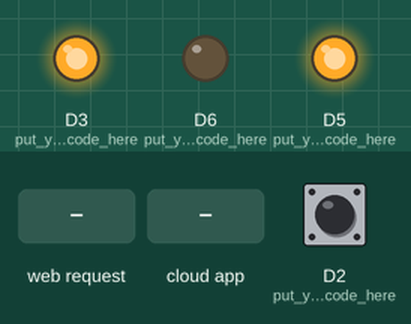
This sketch was run on a simulated ESP8266 (NodeMCU). Parts: output pins drawn as LEDs (lit = HIGH). The inputs (shaded band) are chosen by the test bench; at power-on: D2 (put_your_setup_code_here) HIGH. WiFi joins after 1.5 s; servers stay silent unless stated; no MQTT or app messages arrive unless stated; what the sketch prints to the serial monitor is not drawn.

Above: at 1.7 s.
1.8 s: HTTP request GET /action_page?firstname=ON received
At 4.6 s:
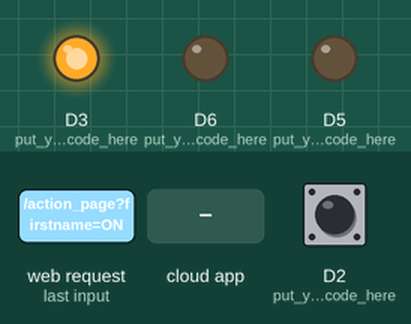
4.8 s: the phone or cloud app sets Fan to ON
At 5.5 s:
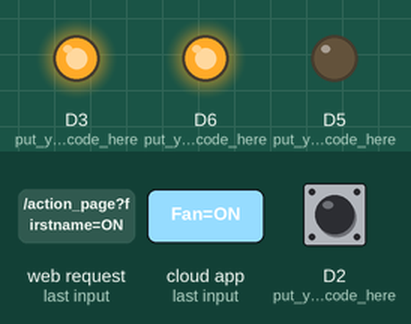
6.3 s: D2 (put_your_setup_code_here) pulled LOW for 0.45 s
At 7.5 s:
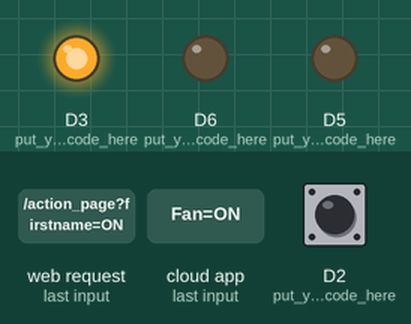
8.2 s: D2 (put_your_setup_code_here) pulled LOW for 1 s
At 10.1 s:
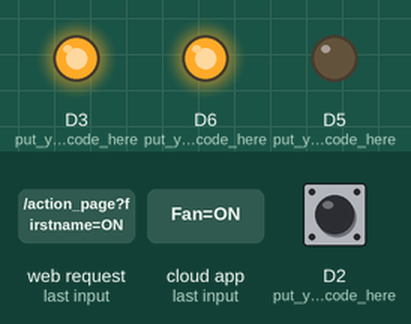
Timing chart, 0 to 11.6 s (numbered marks = the images above; inputs shaded):
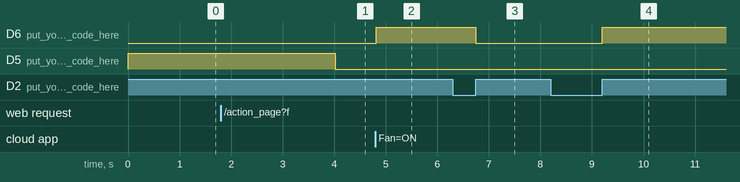

The sketch:

minor_in_nodemcu.ino
```cpp
#include <ESP8266WiFi.h>
#include "Adafruit_MQTT.h"
#include "Adafruit_MQTT_Client.h"
#include <WiFiClient.h>
#include <ESP8266WebServer.h>

const char MAIN_page[] PROGMEM = R"=====(
<!DOCTYPE html>
<html>
<body>
  <style>
body {background-color: rgb(0, 250, 253);}\

</style>
<h2>Minor Project F5 </h2>
<h3> Wi-Fi Login</h3>

<form action="/action_page">
  User name:<br>
  <input type="text" name="firstname" value=" ">
  <br>
  Password:<br>
  <input type="text" name="lastname" value=" ">
  <br><br>
  <input type="submit" value="Submit">
</form>

</body>
</html>
)=====";

/************************* Variables *********************************/
char ch;
int y,lasty,flag=0;
volatile boolean l1,l2,n=0;
uint8_t GPIO_Pin = D2;
String page = "";
const char* ssid = "MyEsp8266";
int power;
#define WLAN_SSID       "Deep"
#define WLAN_PASS       "frhyre"
String firstName,lastName;
char uname[300],passw[300];
volatile long unsigned int debounce_time=0;
volatile int debounce_check=1000;
/************************* Adafruit.io Setup *********************************/
//#define AIO_SERVER      "192.168.88.105"        //IP address of RPi
//#define AIO_SERVERPORT  1883                   // use 8883 for SSL
#define AIO_SERVER      "io.adafruit.com"        //IP address of RPi
#define AIO_SERVERPORT  1883                   // use 8883 for SSL

#define AIO_USERNAME    "inghanshu312"
#define AIO_KEY         "621e9f75697044cea88f7e31521b17a4"

/************ Global State (you don't need to change this!) ******************/
// Create an ESP8266 WiFiClient class to connect to the MQTT server.
WiFiClient client;
ESP8266WebServer server(8080);   //instantiate server at port 80 (http port)

// Setup the MQTT client class by passing in the WiFi client and MQTT server and login details.
Adafruit_MQTT_Client mqtt(&client, AIO_SERVER, AIO_SERVERPORT, AIO_USERNAME, AIO_KEY );

/****************************** Feeds ***************************************/
Adafruit_MQTT_Publish Light = Adafruit_MQTT_Publish(&mqtt, AIO_USERNAME "/feeds/Fan");
Adafruit_MQTT_Subscribe Light1 = Adafruit_MQTT_Subscribe(&mqtt, AIO_USERNAME "/feeds/Fan");

/*************************** Sketch Code ************************************/
void MQTT_connect();

/////////////////////////////////////Setup/////////////////////////////
void setup()
{
pinMode(D2,INPUT_PULLUP);   // put your setup code here, to run once:
pinMode(D6,OUTPUT);         // put your setup code here, to run once:
pinMode(D3,OUTPUT);         // put your setup code here, to run once:
pinMode(D5,OUTPUT);         // put your setup code here, to run once:
digitalWrite(D6,LOW);
digitalWrite(D3,HIGH);
digitalWrite(D5,HIGH);

Serial.begin(9600);
attachInterrupt(digitalPinToInterrupt(GPIO_Pin), IntCallback, RISING);

WiFi.mode(WIFI_AP);
WiFi.softAP(ssid);

}

/////////////////////////////////////LOOP/////////////////////////////
void loop()
{
  attachInterrupt(digitalPinToInterrupt(GPIO_Pin), IntCallback, RISING);
//drawFontFaceDemo();

  if (WiFi.status() != WL_CONNECTED)
  {
    delay(250);
    create_AP();
  }
  if (WiFi.status() == WL_CONNECTED)
  {
    digitalWrite(D5,LOW);

  mqtt.subscribe(&Light1);
  MQTT_connect();
  Adafruit_MQTT_Subscribe *subscription;
  while ((subscription = mqtt.readSubscription(20000))) {

/////////////////////////////////////Subscription light/////////////////////////////


    if (subscription == &Light1) {
      char *Light1_State = ((char *)Light1.lastread);
      if (strcmp(Light1_State,"ON")==0)
    { ch='N';
     Serial.println(ch);
    }else
     {ch='F';
     Serial.println(ch);
     }
if (ch== 'N')
{
l1=1;
flag=1;
n=1;
}
else if (ch== 'F')
{
l1=0;
flag=1;
n=0;
}
   if (flag==1)
{
  digitalWrite(D6,l1);
  //digitalWrite(D5,l1);
flag=0;
}
 //drawFontFaceDemo();
}
 }
}}

/////////////////////////////////////Mqtt connect/////////////////////////////
void MQTT_connect() {

  int8_t ret;
  // Stop if already connected.
  if (mqtt.connected()) {
    return;
  }
  Serial.print("Connecting to MQTT... ");
  uint8_t retries = 3;
  while ((ret = mqtt.connect()) != 0) { // connect will return 0 for connected
    Serial.println(mqtt.connectErrorString(ret));
    Serial.println("Retrying MQTT connection in 5 seconds...");
    mqtt.disconnect();
    delay(5000);  // wait 5 seconds
    retries--;
    if (retries == 0) {
      // basically die and wait for WDT to reset me
      //while (1);
     return;
     }
  }

//digitalWrite(D7,HIGH);
  //  delay(1000);
    //digitalWrite(D7,LOW);

  Serial.println("MQTT Connected!");
}

/////////////////////////////////////Physical Button/////////////////////////////
void publish_fanstatus()
{

  if (millis()-debounce_time>debounce_check)
 {
  if (l1==0)

{
 l1=1;
 digitalWrite(D6,l1);

 //digitalWrite(D5,l1);
 Light.publish("ON");
n=1;
}
 else if (l1==1)
{
  l1=0;
 digitalWrite(D6,l1);
 //digitalWrite(D5,l1);
 Light.publish("OFF");

 n=0;}
 }
 debounce_time=millis();
//drawFontFaceDemo();

}
/////////////////////////////creating access point/////////////////////////////////////////////
void create_AP()
{
  Serial.print("Connected to ");
  Serial.println(ssid);
  Serial.print("IP address: ");
  Serial.println(WiFi.softAPIP());
  attachInterrupt(digitalPinToInterrupt(GPIO_Pin), IntCallback, RISING);
  server.on("/", handleRoot);      //Which routine to handle at root location
 server.on("/action_page", handleForm); //form action is handled here
 if (strcmp(uname,"")==0)
 {
  Serial.println("Web server started!");}
  else
  {
    WiFi.mode(WIFI_STA);
   WiFi.begin("Deepanshu","A3E2E0E2");
  //WiFi.begin("Autobots","abhiabhi" );

  Serial.println(uname);
  Serial.println(passw);
     while (WiFi.status() != WL_CONNECTED)
 {
      Serial.print(".");
      delay(250);
     }
}
  server.begin();
  server.handleClient();
  delay(100);
   }
/////////////////////////////////////INTERRUPT ROUTINE/////////////////////////////
void IntCallback()
{
publish_fanstatus();
}
/////////////////////////////////////Webpage/////////////////////////////
void handleRoot() {
 String s = MAIN_page; //Read HTML contents
 server.send(200, "text/html", s); //Send web page
}
void handleForm() {
  firstName = server.arg("firstname");
  lastName = server.arg("lastname");
 strcpy(uname, firstName.c_str());
 strcpy(passw, lastName.c_str());
 Serial.print("Username: ");
 Serial.println(firstName);
 Serial.print("Ppassword: ");
 Serial.println(lastName);
 String s = "<a href='/'> Go Back </a>";
 server.send(200, "text/html", s); //Send web page
}
```

Measured:
- after the input at 1.8 s, D5 (put_your_setup_code_here): HIGH → LOW after 2.2 s
- after the input at 4.8 s, D6 (put_your_setup_code_here): LOW → HIGH at once
- after the input at 6.3 s, D6 (put_your_setup_code_here): HIGH → LOW after 0.45 s
- after the input at 8.2 s, D6 (put_your_setup_code_here): LOW → HIGH after 1.0 s
